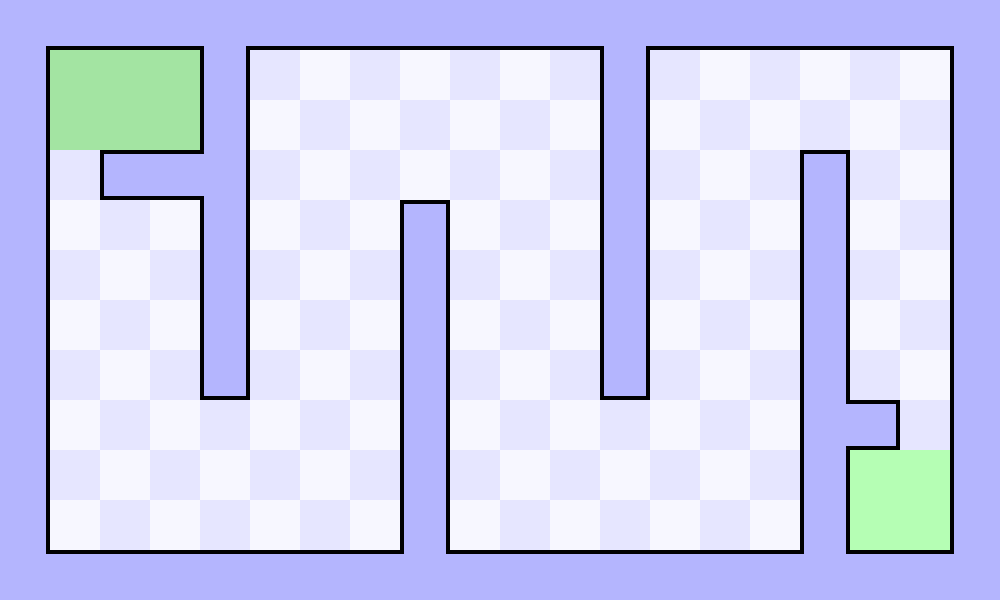

Tiled map render using the project's own tile images. Description and the map definition, with tile-layer contents summarised, below:
An orthogonal 20x12 tile map with 50x50 px tiles, 4 tile layers (empty, goal, walls, checkpoint).

<map version="1.5" tiledversion="2021.02.15" orientation="orthogonal" renderorder="right-down" width="20" height="12" tilewidth="50" tileheight="50" infinite="0" nextlayerid="12" nextobjectid="1">
 <tileset firstgid="1" source="mymap.tsx" />
 <layer id="10" name="empty" width="20" height="12">
  <data>[240 cells, 138 non-empty, 2 distinct tile ids]</data>
 </layer>
 <layer id="11" name="goal" width="20" height="12" opacity="0.9">
  <data>[240 cells, 6 non-empty, 1 distinct tile ids]</data>
 </layer>
 <layer id="9" name="walls" width="20" height="12">
  <data>[240 cells, 92 non-empty, 6 distinct tile ids]</data>
 </layer>
 <layer id="8" name="checkpoint" width="20" height="12">
  <data>[240 cells, 4 non-empty, 1 distinct tile ids]</data>
 </layer>
</map>
